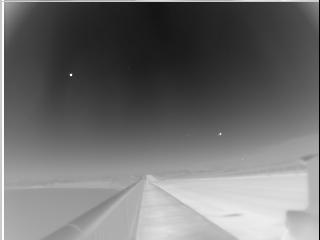
#> input picture image1.png, 320 x 240 px
$ python MPCM.py
#> lines starting #> are read from the running program, lines starting #| are printed output that depends on the picture
#importing all the required libraries
import cv2
import numpy as np
import matplotlib.pyplot as plt
from matplotlib import cbook
from matplotlib import cm
import matplotlib.colors as colors
import math
global pcm


#function to read image and determine its height and width
def readImg():
    global pcm
    global mpcmMap
    a = input("Enter the image path: ")
#> the answer given: image1.png
    img = cv2.imread(a,0)
#> img is the input picture: shape (240, 320); min 0, max 255, mean 110.9
    height,width = img.shape
#> height = 240; width = 320
    newImg = np.asarray(img)
    print("The shape of the image is: ",newImg.shape)
#| The shape of the image is:  (240, 320)
    imgPadding(newImg,height,width)
    #defing a global 3d array that will store pcm for each scale and mpcm for the entire frame
    mpcmMap = np.zeros((height,width))
    pcm = np.zeros((4,height,width))
    print(pcm.shape)

#function to perform Mean filtering (smoothig) in our image
def meanFiltering(new_matrix):
    #selecting a 9*9 kernel for mean filtering
    ksize = (9,9)
    new_matrix = cv2.blur(new_matrix, ksize)

#function to turm image into square matrix
def imgPadding(newImg, height, width):
#> called with height = 240, width = 320
    size = max(height, width)
#> size = 320
    new_matrix = np.zeros((size, size))
    new_matrix[:height, :width] = newImg
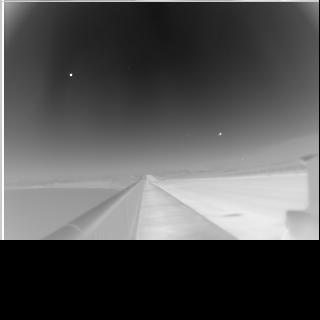
#> new_matrix: shape (320, 320) float64; min 0, max 255, mean 83.2
    #new_matrix is now a square matrix
    meanFiltering(new_matrix)
#> in meanFiltering, `new_matrix = cv2.blur(new_matrix, ksize)`:
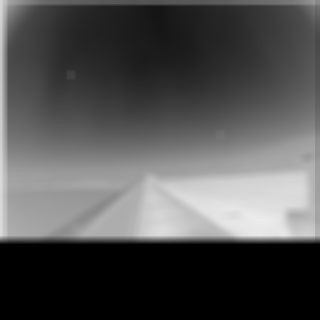
#> new_matrix: shape (320, 320) float64; min 0, max 235.3, mean 83.2
    finalImgPadding(new_matrix)

#function to do padding for different scales and window sizes 3x3, 5x5, 7x7 and 9x9
def finalImgPadding(new_matrix):
    matrix3 = new_matrix
    np.pad(matrix3, pad_width= 4, mode='constant',constant_values=0)
    PCM(matrix3,3,0)

#function to calculate pcm for the image at a certain scale
def PCM(img, windowSize,scale):
#> called with windowSize = 3, scale = 0
    global pcm
    row,column = img.shape
#> row = 320; column = 320
    window = np.zeros((windowSize*windowSize))
    i,j,m,n,l,t=0,0,0,0,0,0
    #loops to move the sliding window with a stride of 1px and each subframe is of 9X9
    while i < row-(9*windowSize):
        while j < column-(9*windowSize):
            #patch = sliding window at he moment
            patch = img[j:(j+(9*windowSize)),i:(i+(9*windowSize))]
            temp = np.zeros(windowSize*windowSize)
            d = np.zeros(windowSize*windowSize)
            D = np.zeros(math.floor((windowSize*windowSize)/2))
            while m < i+(9*windowSize):
                while n < j+(9*windowSize):
                    subpatch = patch[n:n+9, m:m+9]
                    #storing the value of max gray value of our target subframe in l
                    if m == math.ceil(windowSize/2) and n == math.ceil(windowSize/2):
                        l=max(subpatch.flatten())
                    #calculating mean gray value of each subframe and storing it in an array temp
                    subpatchAvg = subpatch.flatten()
                    subpatchAvg = np.sum(subpatchAvg)/len(subpatchAvg)
                    print(m,n)
                    temp[t] = subpatchAvg
                    t+=1
                    n+=9
                m+=9
            for i in range(0,(windowSize*windowSize)):
                window[i] = l/temp[i]
                d[i] = temp[math.floor(len(temp)/2)] - temp[i]
            for  a in range(0,math.floor((windowSize*windowSize)/2)):
                if(d[a]>0 and d[len(d)-a-1]>0):
                    D[a] = d[a]*d[len(d)-a-1]
                else:
                    D[a] = 0
            PatchBasedConstrastMeasure = min(D)
            pcm[scale][i][j] = PatchBasedConstrastMeasure
            j+=1
        i+=1
#> after the loop, i = 8; j = 0; m = 27; n = 27; t = 3; window = [0, 0, 0, nan, nan, nan, nan, nan, nan]
    print("The PCM of the scale = ",scale," looks like:-")
    plotGraph(pcm[0])

#function to generate mpcm map of a given image
# [51 lines left out: functions mpcmGenerator, targetDetection, plotGraph, not called in this run]


#Driver code for the MPCM program
print("welcom to the mpcm program")
#> (the run stopped early here; a loop or call above may not have finished)
